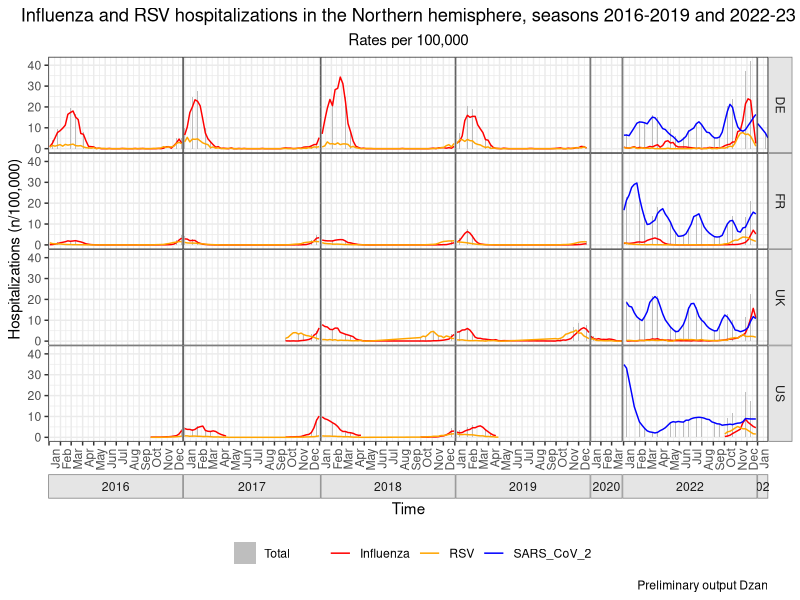
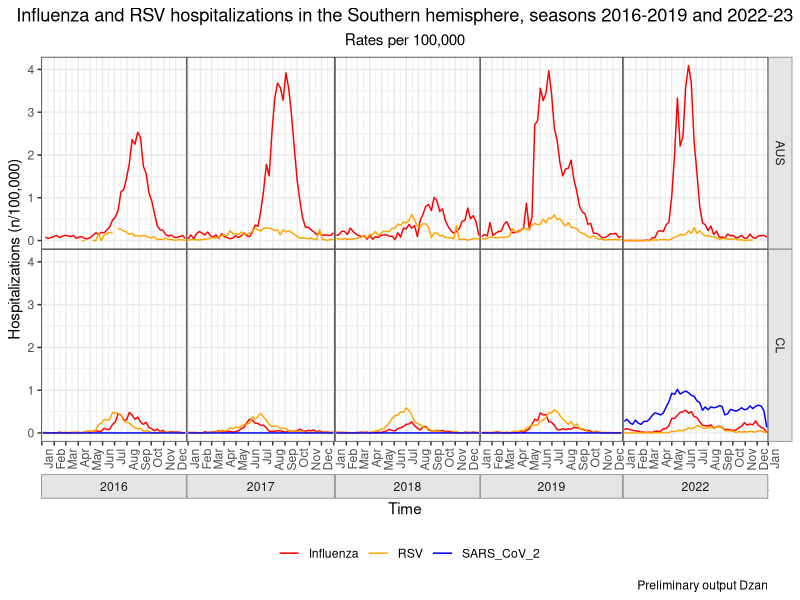

Write the R code that produced these figures, in order. (Note: this script raises an error after producing the figures.)
library(tidyverse)
library(lubridate)

data <- read.csv(file='data/merged_data/merged_data2.csv')

# Overall hospitalization by virus (Influenza, RSV, COVID-19) for the NH and SH 
# (complete time series for full time period: 2016 - 2023)
# Design: line graph
# X-axis: 2016 - 2023 with a second x-axis label that identifies the seasons

data$start_date <- as.Date(data$start_date)

date_breaks <- data$start_date
epi <- data$week

breaks_mo <- seq(min(data$start_date), max(data$start_date), by="4 months")

x <- data |> filter(age_group == "ALL") |>
     mutate(hsp_x = ifelse(is.na(hsp_rate_flu)==TRUE, 0, hsp_rate_flu)+
                 ifelse(is.na(hsp_rate_rsv)==TRUE, 0, hsp_rate_rsv)+
                 ifelse(is.na(hsp_rate_covid19)==TRUE, 0, hsp_rate_covid19))


# data <- data |> mutate(hsp_rate_flu = 
#                                case_when(country == "FR" ~ (hsp_abs_flu *100000 /(68000000 * 0.007)),
#                                          TRUE ~ hsp_rate_flu)) |> 
#         mutate(hsp_rate_rsv = 
#                        case_when(country == "FR" ~ (hsp_abs_rsv *100000 /(68000000 * 0.007)),
#                                  TRUE ~ hsp_rate_rsv))


Figure_1_NH <- x |> filter(hemisphere=='NH', data_source!="FluNet - Sentinel") |> 
     filter(country!="UK" | year!=2020 | week<15) |> 
     ggplot()+
     geom_col(mapping=aes(start_date, hsp_x, fill="Total"))+
     geom_line(mapping = aes(start_date, hsp_rate_flu, color="Influenza")) +
     geom_line(mapping = aes(start_date, hsp_rate_rsv, color="RSV")) +
     geom_line(mapping=aes(start_date,hsp_rate_covid19,color='SARS_CoV_2')) +
     scale_fill_manual('',breaks=c('Total'),values=c('Total'='grey')) +
     scale_color_manual("", 
                        breaks = c('Influenza','RSV','SARS_CoV_2'),
                        values = c("Influenza"="red", "RSV"="orange",'SARS_CoV_2'='blue'))+
     scale_x_date(date_labels="%b", date_breaks="month", expand=c(0.01,0)) +
     facet_grid(country ~ year(start_date), space="free_x", scales="free_x", switch="x") +
     theme_bw() +
     theme(strip.placement = "outside",
           strip.background = element_rect(fill="grey90", color="grey50"),
           panel.spacing=unit(0,"cm"))+
     theme(axis.text.x = element_text(
          angle = 90,
          vjust = 1.2,
          hjust = 1
     ), 
     plot.title=element_text(hjust=0.5),
     plot.subtitle = element_text(hjust=0.5))+
     theme(legend.position = 'bottom')+
     labs(title="Influenza and RSV hospitalizations in the Northern hemisphere, seasons 2016-2019 and 2022-23",
          subtitle="Rates per 100,000", x="Time", y="Hospitalizations (n/100,000)", caption="Preliminary output Dzan")

Figure_1_NH

Figure_1_SH <- x |> filter(hemisphere=='SH', age_group=="ALL") |> 
     ggplot()+
     #geom_col(mapping=aes(start_date, hsp_x, fill="Total"))+
     geom_line(mapping = aes(start_date, hsp_rate_flu, color="Influenza")) +
     geom_line(mapping = aes(start_date, hsp_rate_rsv, color="RSV")) +
     geom_line(mapping=aes(start_date,hsp_rate_covid19,color='SARS_CoV_2')) +
     scale_fill_manual('',breaks=c('Total'),values=c('Total'='grey')) +
     scale_color_manual("", 
                        breaks = c('Influenza','RSV','SARS_CoV_2'),
                        values = c("Influenza"="red", "RSV"="orange",'SARS_CoV_2'='blue'))+
     scale_x_date(date_labels="%b", date_breaks="month", expand=c(0.01,0)) +
     facet_grid(country ~ year(start_date), space="free_x", scales="free_x", switch="x") +
     theme_bw() +
     theme(strip.placement = "outside",
           strip.background = element_rect(fill="grey90", color="grey50"),
           panel.spacing=unit(0,"cm"))+
     theme(axis.text.x = element_text(
          angle = 90,
          vjust = 1.2,
          hjust = 1
     ), 
     plot.title=element_text(hjust=0.5),
     plot.subtitle = element_text(hjust=0.5))+
     theme(legend.position = 'bottom')+
     labs(title="Influenza and RSV hospitalizations in the Southern hemisphere, seasons 2016-2019 and 2022-23",
          subtitle="Rates per 100,000", x="Time", y="Hospitalizations (n/100,000)", caption="Preliminary output Dzan")

Figure_1_SH

Figure_1_Both <- data |> filter(age_group=="ALL") |> 
     filter(data_source!="AUS DOH", data_source!="FluNet - Sentinel") |> 
     filter(country!="UK" | year!=2020 | week<15) |> 
     ggplot()+
     geom_col(mapping=aes(start_date, hsp_x, fill="Total"))+
     geom_line(mapping = aes(start_date, hsp_rate_flu, color="Influenza")) +
     geom_line(mapping = aes(start_date, hsp_rate_rsv, color="RSV")) +
     geom_line(mapping=aes(start_date,hsp_rate_covid19,color='SARS_CoV_2')) +
     scale_fill_manual('',breaks=c('Total'),values=c('Total'='grey')) +
     scale_color_manual("", 
                        breaks = c('Influenza','RSV','SARS_CoV_2'),
                        values = c("Influenza"="red", "RSV"="orange",'SARS_CoV_2'='blue'))+
     scale_x_date(date_labels="%b", date_breaks="month", expand=c(0.01,0)) +
     facet_grid(country ~ year(start_date), space="free_x", scales="free_x", switch="x") +
     theme_bw() +
     theme(strip.placement = "outside",
           strip.background = element_rect(fill="grey90", color="grey50"),
           panel.spacing=unit(0,"cm"))+
     theme(axis.text.x = element_text(
          angle = 90,
          vjust = 1.2,
          hjust = 1
     ), 
     plot.title=element_text(hjust=0.5),
     plot.subtitle = element_text(hjust=0.5))+
     scale_y_sqrt()+
     theme(legend.position = 'bottom')+
     labs(title="Influenza and RSV hospitalizations in NH and SH, seasons 2016-2019 and 2022-23",
          subtitle="Rates per 100,000", x="Time", y="Hospitalizations (n/100,000)", caption="Preliminary output Dzan")

Figure_1_Both


ggsave(
     'output/Fig 01 - Hospitalization rates per 100k/Figure_1_NH.png',
     Figure_1_NH,
     width=16,
     height=9
)


ggsave(
     'output/Fig 01 - Hospitalization rates per 100k/Figure_1_SH.png',
     Figure_1_SH,
     width=16,
     height=9
)

ggsave(
     'output/Fig 01 - Hospitalization rates per 100k/Figure_1_Both.png',
     Figure_1_Both,
     width=16,
     height=9
)

